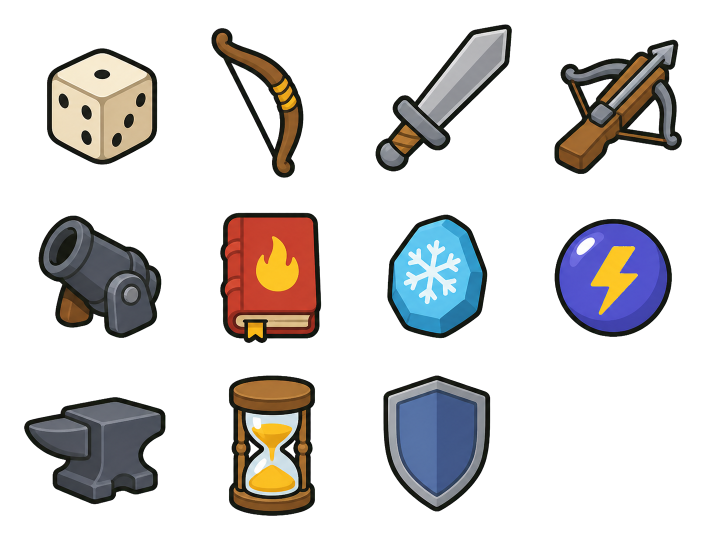
#> input picture Tools/ItemArt/ItemAtlas.png, 1448 x 1086 px (shown at 1/2 size)
$ python process_item_atlas.py
#> lines starting #> are read from the running program, lines starting #| are printed output that depends on the picture
"""Split the generated 4x3 item atlas into normalized square Unity sprites."""

from pathlib import Path

from PIL import Image


ROOT = Path(__file__).resolve().parents[1]
SOURCE = ROOT / "Tools/ItemArt/ItemAtlas.png"
OUTPUT = ROOT / "Assets/Art/ItemIcons/Generated"
NAMES = (
    "Dice",
    "Bow",
    "Sword",
    "Crossbow",
    "Cannon",
    "FireBook",
    "FrostStone",
    "LightningOrb",
    "Anvil",
    "Hourglass",
    "Shield",
)
OUTPUT_SIZE = 256
PADDING = 14


def main() -> None:
    atlas = Image.open(SOURCE).convert("RGBA")
#> atlas is the input picture: PIL image 1448x1086 RGBA; mean R, G, B, A 29.4, 27.2, 26.7, 69.1
    x_edges = [round(atlas.width * column / 4) for column in range(5)]
#> x_edges = [0, 362, 724, 1086, 1448]
    y_edges = [round(atlas.height * row / 3) for row in range(4)]
#> y_edges = [0, 362, 724, 1086]

    for index, name in enumerate(NAMES):
        row, column = divmod(index, 4)
        cell = atlas.crop(
            (x_edges[column], y_edges[row], x_edges[column + 1], y_edges[row + 1])
        )
        alpha_bounds = cell.getchannel("A").getbbox()
        if alpha_bounds is None:
            raise RuntimeError(f"Cell {index} ({name}) has no visible pixels")

        item = cell.crop(alpha_bounds)
        max_extent = OUTPUT_SIZE - 2 * PADDING
        scale = min(max_extent / item.width, max_extent / item.height)
        new_size = (
            max(1, round(item.width * scale)),
            max(1, round(item.height * scale)),
        )
        item = item.resize(new_size, Image.Resampling.LANCZOS)

        sprite = Image.new("RGBA", (OUTPUT_SIZE, OUTPUT_SIZE), (0, 0, 0, 0))
        position = (
            (OUTPUT_SIZE - item.width) // 2,
            (OUTPUT_SIZE - item.height) // 2,
        )
        sprite.alpha_composite(item, position)
        sprite.save(OUTPUT / f"{name}.png", optimize=True)

        corner_alpha = [
            sprite.getpixel((0, 0))[3],
            sprite.getpixel((OUTPUT_SIZE - 1, 0))[3],
            sprite.getpixel((0, OUTPUT_SIZE - 1))[3],
            sprite.getpixel((OUTPUT_SIZE - 1, OUTPUT_SIZE - 1))[3],
        ]
        coverage = sum(1 for value in sprite.getchannel("A").get_flattened_data() if value > 8)
        print(f"{name}: {new_size[0]}x{new_size[1]}, coverage={coverage}, corners={corner_alpha}")
#> this loop made 1 pass
#> (alpha_bounds, corner_alpha) on pass 1: ((93, 96, 315, 330), [0, 0, 0, 0])
#> pass 1, in main, `cell = atlas.crop( (x_edges[column], y_edges[row], x_edges[column + 1]..`:
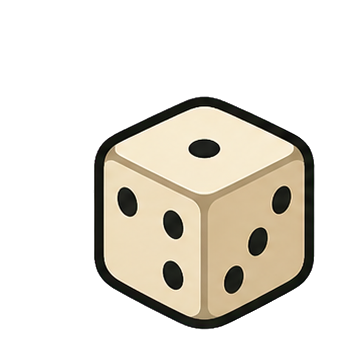
#> cell: PIL image 362x362 RGBA; mean R, G, B, A 56.1, 51.9, 43.5, 80.2; transparent parts drawn white
#> pass 1, in main, `item = cell.crop(alpha_bounds)`:
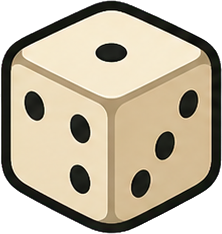
#> item: PIL image 222x234 RGBA; mean R, G, B, A 141.6, 130.9, 109.8, 202.2; transparent parts drawn white
#> pass 1, in main, `item = item.resize(new_size, Image.Resampling.LANCZOS)`:
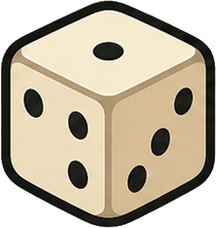
#> item: PIL image 216x228 RGBA; mean R, G, B, A 141.6, 131, 109.9, 202.2; transparent parts drawn white
#> after the loop:
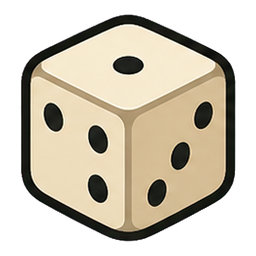
#> sprite: PIL image 256x256 RGBA; mean R, G, B, A 106.4, 98.4, 82.6, 152; transparent parts drawn white


if __name__ == "__main__":
#> (the run stopped early here; a loop or call above may not have finished)
